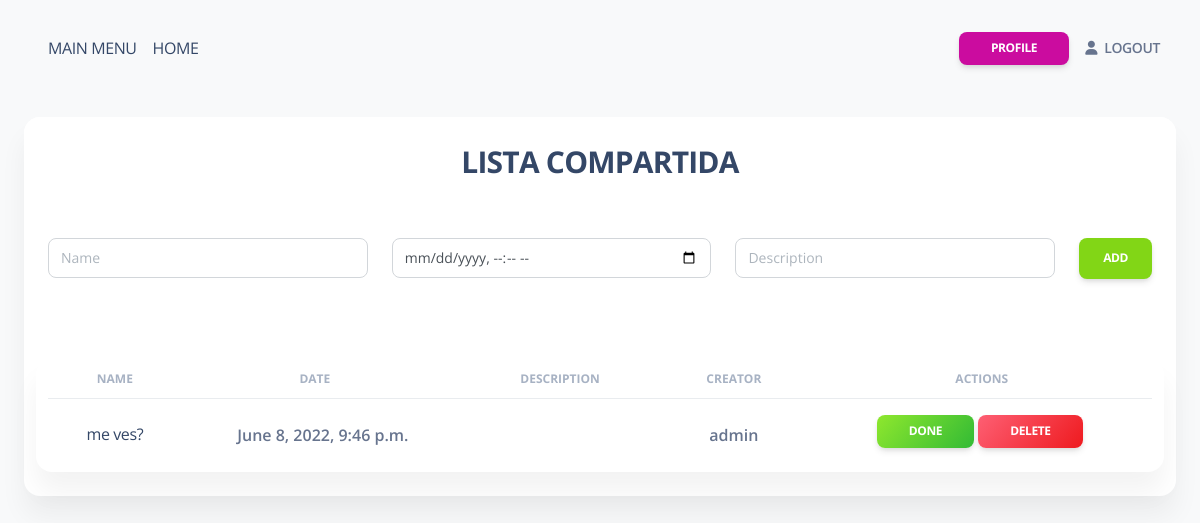
The page /events/lista compartida/ (signed in) on the database its author committed.
### eventlist/models.py (models this page shows, shortened)
class EventList(models.Model):
    name = models.CharField(max_length=100, unique=True)
    creation_date = models.DateField(auto_now_add=True)
    last_updated_date = models.DateTimeField(auto_now=True)
    users = models.ManyToManyField(User, blank = True)

class Event(models.Model):
    name = models.CharField(max_length=100)
    event_list = models.ForeignKey(EventList, unique = False, on_delete=models.CASCADE)
    description = models.TextField()
    creator = models.ForeignKey(User, unique = False, on_delete=models.PROTECT)
    date = models.DateTimeField()
    creation_date = models.DateField(auto_now_add=True)
    last_updated_date = models.DateTimeField(auto_now=True)
    completed = models.BooleanField(default=False, blank = True)
    notes = models.TextField()

class User(models.Model):
    user = models.OneToOneField(DjangoUser, on_delete=models.CASCADE)
    creation_date = models.DateField(auto_now_add=True)
    last_updated_date = models.DateTimeField(auto_now=True)

### eventlist/views.py (the view, shortened to what this page needs)
# urls.py: path('events/<str:list_name>/', event_list_view.detail_event_list, name='list_events'),
@login_required(login_url='/accounts/login/')
def detail_event_list(request, list_name):
    user = User.objects.get_or_create(user=request.user)
    event_list = get_object_or_404(EventList, name = list_name)
    if user in event_list.users.all():
        return render(request,"home/403.html")
    if request.method == 'GET':
        form = addEventForm()
        return render(
            request,
            "home/event_list.html",
            {
                "form": form,
                "list": event_list,
            }
        )

### eventlist/forms.py
class addEventForm(forms.Form):
    name = forms.CharField(widget=forms.TextInput(
        attrs={
            "placeholder": "Name",
            "class": "form-control",
        }
    ))
    date = forms.DateTimeField(widget=forms.DateTimeInput(
        attrs={
            "placeholder": "Date",
            "class": "form-control",
            "type": "datetime-local"
        }
    ))
    description = forms.CharField(required = False, widget=forms.TextInput(
        attrs={
            "placeholder": "Description",
            "class": "form-control",
        }
    ))

### copia seguridad/eventlist/templates/home/event_list.html (shortened to what this page needs)
{% extends 'layouts/base.html' %}
{% block content %}
    <div class="container-fluid py-4">
        <div class="flex-column mx-auto">
            <div class="card mb-1">
                <div class="card-header">
                    <div class="row  justify-content-center">
                        <h3 class="text-center text-uppercase">{{list.name}}</h3>
                    </div>
                </div>
                <div class="card-body">
                    <div class="row  justify-content-center">
                        <form method="post">
                            <div class="row">
                                <div class="col">
                                    {{ form.name }}
                                </div>
                                <div class="col">
                                    {{ form.date }}
                                </div>
                                <div class="col">
                                    {{ form.description }}
                                </div><div class="col-md-auto">
                                    <input type="submit" class="btn btn-success" value="Add">
                                </div>
                            </div>
                        </form>
                    </div>
                    <div class="row  justify-content-center mt-6">
                        {% if list %}
                            <div class="card">
                                <div class="table-responsive">
                                    <table class="table align-items-center mb-0">
                                        <thead>
                                        <tr>
                                            <th class="text-center text-uppercase text-secondary text-xs font-weight-bolder opacity-7">Name</th>
                                            <th class="text-center text-uppercase text-secondary text-xs font-weight-bolder opacity-7 ps-2">Date</th>
                                            <th class="text-center text-uppercase text-secondary text-xs font-weight-bolder opacity-7">Description</th>
                                            <th class="text-center text-uppercase text-secondary text-xs font-weight-bolder opacity-7">Creator</th>
                                            <th class="text-center text-uppercase text-secondary text-xs font-weight-bolder opacity-7">Actions</th>
                                        </tr>
                                        </thead>
                                        <tbody>
                                            {% for event in list.event_set.all %}
                                            <tr>
                                                <td>
                                                  <div class=" justify-content-center text-center px-2 py-1">
                                                    <div>
                                                        <a href="/events/{{ event.name }}/">{{ event.name }}</a>
                                                    </div>
                                                  </div>
                                                </td>
                                                <td>
                                                  <p class=" text-center font-weight-bold mb-0">{{ event.date }}</p>
                                                </td>
                                                <td>
                                                </td>
                                                <td>
                                                    <p class=" text-center font-weight-bold mb-0">{{ event.creator.user.username }}</p>
                                                </td>
                                                <td>
                                                    <div class="text-center">
                                                        <span>
                                                            {% if not event.completed %}
                                                            <a class="text-uppercase btn bg-gradient-success mt-2 btn-sm mr-1" href="{% url 'check_event' event_id=event.id list_name=list.name%}">Done</a>
                                                            {% endif %}
                                                            <a class="text-uppercase btn bg-gradient-danger mt-2 btn-sm me-1" href="{% url 'delete_event' event_id=event.id list_name=list.name%}">Delete</a>
                                                        </span>
                                                    </div>
                                                </td>
                                            </tr>
                                            {% endfor %}
                                        </tbody>
                                    </table>
                                </div>
                            </div>
                        {% else %}
                            <p>Something went wrong.</p>
                        {% endif %}
                    </div>
                </div>
            </div>
        </div>
    </div>
{% endblock content %}

### rows shown on the page
EventList: name "LISTA COMPARTIDA"
Event: name "me ves?", date "June 8, 2022, 9:46 p.m.", creator.user.username "admin", completed "DONE"
